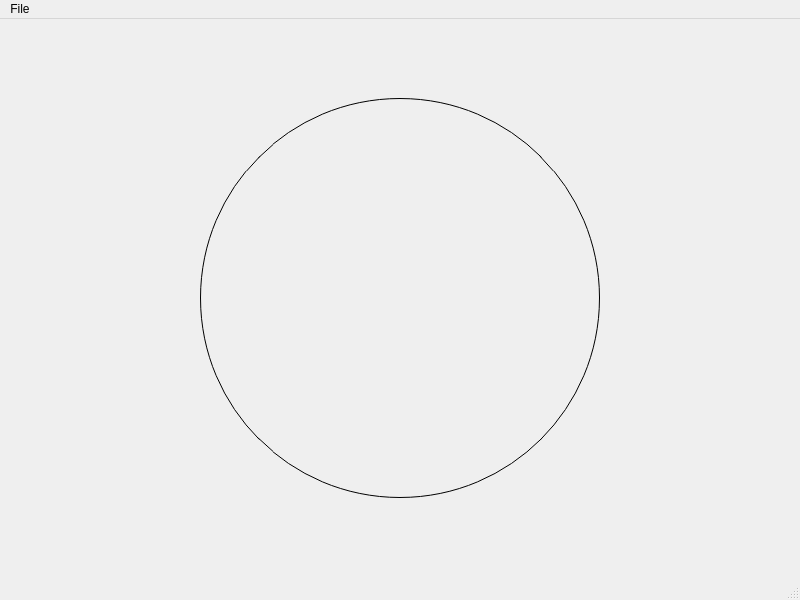
<?xml version="1.0" encoding="UTF-8"?>
<ui version="4.0">
 <class>MainWindow</class>
 <widget class="QMainWindow" name="MainWindow">
  <property name="geometry">
   <rect>
    <x>0</x>
    <y>0</y>
    <width>800</width>
    <height>600</height>
   </rect>
  </property>
  <property name="windowTitle">
   <string>MainWindow</string>
  </property>
  <widget class="QWidget" name="centralwidget">
   <layout class="QVBoxLayout" name="verticalLayout">
    <item>
     <layout class="QHBoxLayout" name="horizontalLayout">
      <item>
       <spacer name="horizontalSpacer">
        <property name="orientation">
         <enum>Qt::Horizontal</enum>
        </property>
        <property name="sizeHint" stdset="0">
         <size>
          <width>40</width>
          <height>20</height>
         </size>
        </property>
       </spacer>
      </item>
      <item>
       <widget class="MovableImage" name="image">
        <property name="sizePolicy">
         <sizepolicy hsizetype="Fixed" vsizetype="Expanding">
          <horstretch>0</horstretch>
          <verstretch>0</verstretch>
         </sizepolicy>
        </property>
        <property name="minimumSize">
         <size>
          <width>400</width>
          <height>400</height>
         </size>
        </property>
        <property name="maximumSize">
         <size>
          <width>400</width>
          <height>400</height>
         </size>
        </property>
        <property name="styleSheet">
         <string notr="true">border-width: 1px;
border-radius: 200px;
border-color: black;
border-style: outset;
</string>
        </property>
        <property name="text">
         <string/>
        </property>
       </widget>
      </item>
      <item>
       <spacer name="horizontalSpacer_2">
        <property name="orientation">
         <enum>Qt::Horizontal</enum>
        </property>
        <property name="sizeHint" stdset="0">
         <size>
          <width>40</width>
          <height>20</height>
         </size>
        </property>
       </spacer>
      </item>
     </layout>
    </item>
   </layout>
  </widget>
  <widget class="QMenuBar" name="menubar">
   <property name="geometry">
    <rect>
     <x>0</x>
     <y>0</y>
     <width>800</width>
     <height>27</height>
    </rect>
   </property>
   <widget class="QMenu" name="menuFile">
    <property name="title">
     <string>File</string>
    </property>
    <addaction name="actionOpen"/>
    <addaction name="actionSave"/>
   </widget>
   <addaction name="menuFile"/>
  </widget>
  <widget class="QStatusBar" name="statusbar"/>
  <action name="actionOpen">
   <property name="text">
    <string>Open</string>
   </property>
  </action>
  <action name="actionSave">
   <property name="text">
    <string>Save</string>
   </property>
  </action>
 </widget>
 <customwidgets>
  <customwidget>
   <class>MovableImage</class>
   <extends>QLabel</extends>
   <header>movableimage.h</header>
  </customwidget>
 </customwidgets>
 <resources/>
 <connections/>
</ui>
